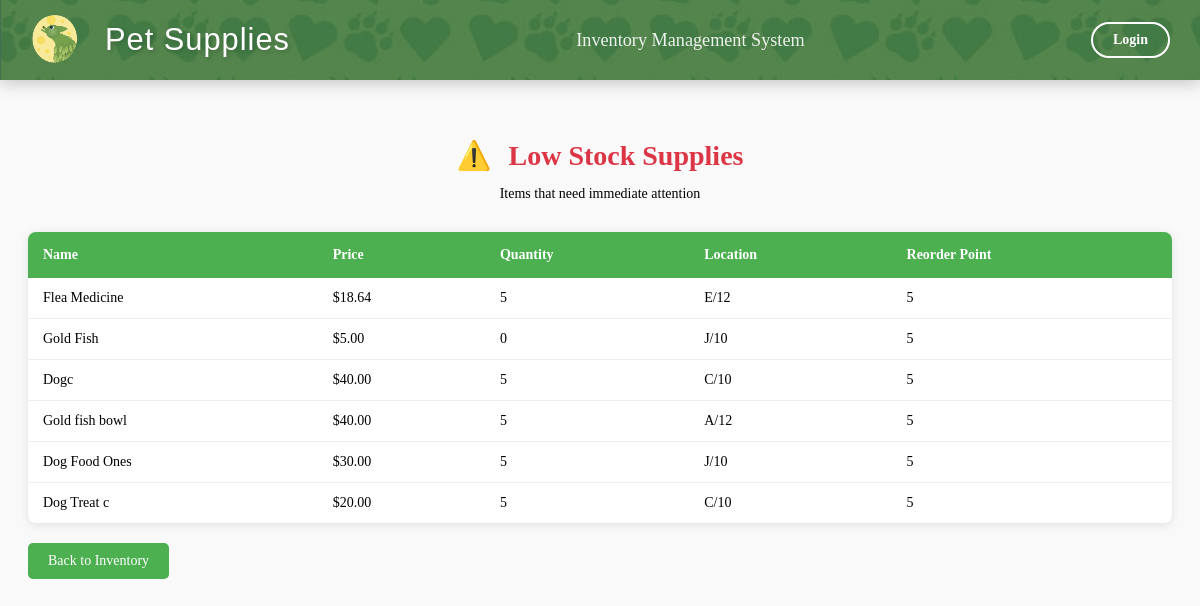
The page /low-stock/ on the database as committed earlier.
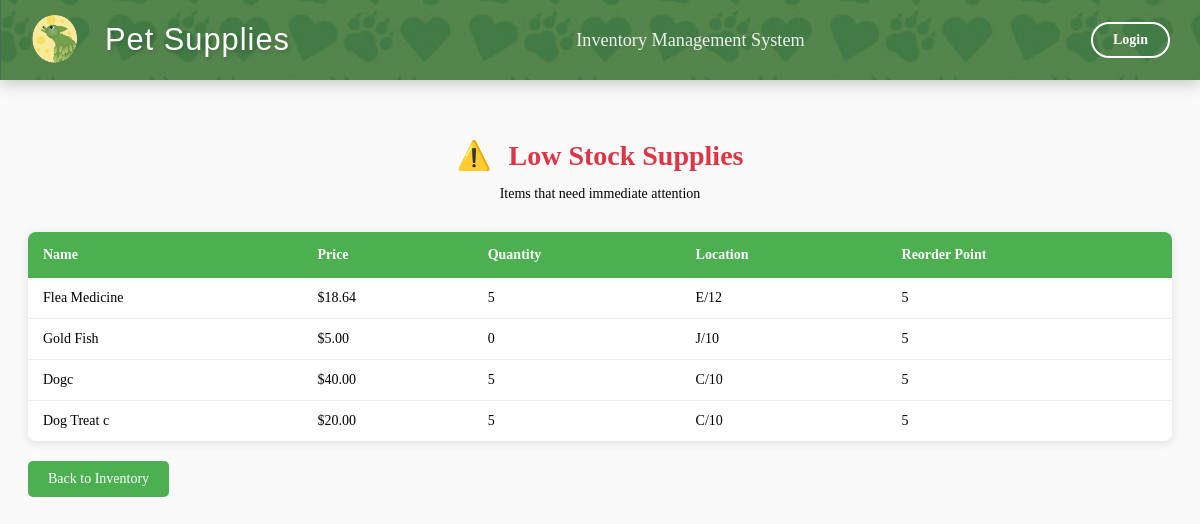
The same page on the database as committed later.
### inventory/models.py (models this page shows, shortened)
class Supply(models.Model):
    name = models.CharField(max_length=255, primary_key=True)
    price = models.FloatField()
    quantity = models.IntegerField()
    location = models.CharField(max_length=255)
    reorder_point = models.PositiveIntegerField(default=5)
    deleted = models.BooleanField(default=False)

### inventory/views.py (the view)
# urls.py: path('low-stock/', views.low_stock_supplies, name='low_stock_supplies'),
def low_stock_supplies(request):
    low_stock_items = Supply.objects.filter(quantity__lte=models.F('reorder_point'))
    return render(request, 'inventory/low_stock.html', {'low_stock_items': low_stock_items})

### inventory/templates/inventory/low_stock.html (shortened to what this page needs)
{% extends 'inventory/base.html' %}
{% load static %}
{% block content %}
<div class="low-stock-container">
    <div class="low-stock-header">
        <h1><span class="warning-icon">⚠️</span> Low Stock Supplies</h1>
        <p>Items that need immediate attention</p>
    </div>
    <table class="low-stock-table">
        <thead>
            <tr>
                <th>Name</th>
                <th>Price</th>
                <th>Quantity</th>
                <th>Location</th>
                <th>Reorder Point</th>
            </tr>
        </thead>
        <tbody>
            {% for supply in low_stock_items %}
            <tr>
                <td>{{ supply.name }}</td>
                <td>${{ supply.price|floatformat:2 }}</td>
                <td>{{ supply.quantity }}</td>
                <td>{{ supply.location }}</td>
                <td>{{ supply.reorder_point }}</td>
            </tr>
            {% empty %}
            <tr>
                <td colspan="5" class="empty-message">No low stock items at this time.</td>
            </tr>
            {% endfor %}
        </tbody>
    </table>
    <a href="{% url 'index' %}" class="back-link">Back to Inventory</a>
</div>
{% endblock %}

### inventory/templates/inventory/base.html (shortened to what this page needs)
{% load static %}
<!DOCTYPE html>
<html lang="en">
<head>
    <link rel="stylesheet" href="{% static 'css/styles.css' %}">
</head>
<body>
    <header class="header-container">
        <img src="{% static 'icons/header_image.jpg' %}" alt="Header Background" class="header-bg">
        <div class="header-content">
            <div class="header-left">
                <img src="{% static 'icons/TLeafLogo2sm.png' %}" alt="T Leaf Logo" class="logo">
                <div class="header-title">Pet Supplies</div>
            </div>
            <div class="header-subtitle">Inventory Management System</div>
            <div class="header-right">
                {% if user.is_authenticated %}
                    <span class="welcome-text">Welcome, {{ user.username }}</span>
                    <a href="{% url 'logout' %}" class="header-button">Logout</a>
                {% else %}
                    <a href="{% url 'login' %}" class="header-button">Login</a>
                {% endif %}
            </div>
        </div>
    </header>
    <div class="content-container">
        {% block content %}{% endblock %}
    </div>
</body>
</html>

### inventory/static/css/styles.css (style rules this page uses)
body { font-family: 'Georgia', serif; font-size: 14px; margin-top: 100px; background-color: #f9f9f9; }
.header-container { position: fixed; top: 0; left: 0; right: 0; height: 80px; background: linear-gradient(135deg, #1e4d2b, #2E7D32); color: white; z-index: 1000; box-shadow: 0 2px 10px rgba(0, 0, 0, 0.1); transition: all 0.3s ease; }
.header-bg { position: absolute; top: 0; left: 0; width: 100%; height: 100%; object-fit: cover; z-index: 1; }
.header-content { position: relative; z-index: 2; display: flex; align-items: center; justify-content: space-between; padding: 0 30px; height: 100%; max-width: 1400px; margin: 0 auto; }
.header-left { display: flex; align-items: center; gap: 25px; }
.header-title { font-family: 'Bauhaus 93', Arial, sans-serif; font-size: 2.2em; text-shadow: 2px 2px 4px rgba(0, 0, 0, 0.2); letter-spacing: 1px; }
.header-subtitle { font-size: 1.3em; opacity: 0.9; font-weight: 300; }
.header-right { display: flex; align-items: center; gap: 15px; }
.logo { width: 50px; height: 50px; border-radius: 50%; object-fit: cover; transition: transform 0.3s ease; }
.header-button { display: inline-block; padding: 8px 20px; background-color: transparent; border: 2px solid white; color: white; text-decoration: none; border-radius: 20px; font-weight: bold; transition: all 0.3s ease; }

### inventory/templates/inventory/low_stock.html (style rules this page uses)
.low-stock-container { max-width: 1200px; margin: 30px auto; padding: 20px; }
.low-stock-header { text-align: center; margin-bottom: 30px; }
.low-stock-header h1 { color: #dc3545; font-size: 2em; margin-bottom: 10px; }
.low-stock-table { width: 100%; border-collapse: collapse; background: white; box-shadow: 0 2px 10px rgba(0, 0, 0, 0.1); border-radius: 8px; overflow: hidden; }
.low-stock-table th { background-color: #4CAF50; color: white; padding: 15px; text-align: left; font-weight: 600; }
.low-stock-table td { padding: 12px 15px; border-bottom: 1px solid #eee; }
.low-stock-table tr:last-child td { border-bottom: none; }
.back-link { display: inline-block; margin-top: 20px; padding: 10px 20px; background-color: #4CAF50; color: white; text-decoration: none; border-radius: 5px; transition: background-color 0.3s; }
.warning-icon { color: #dc3545; margin-right: 10px; }

Rows that differ between the two databases and show on the page:
no longer on this page (row edited): Supply: name "Gold fish bowl", price "40.00", quantity "5", location "A/12", reorder_point "5"
removed Supply: name "Dog Food Ones", price "30.00", quantity "5", location "J/10", reorder_point "5"
